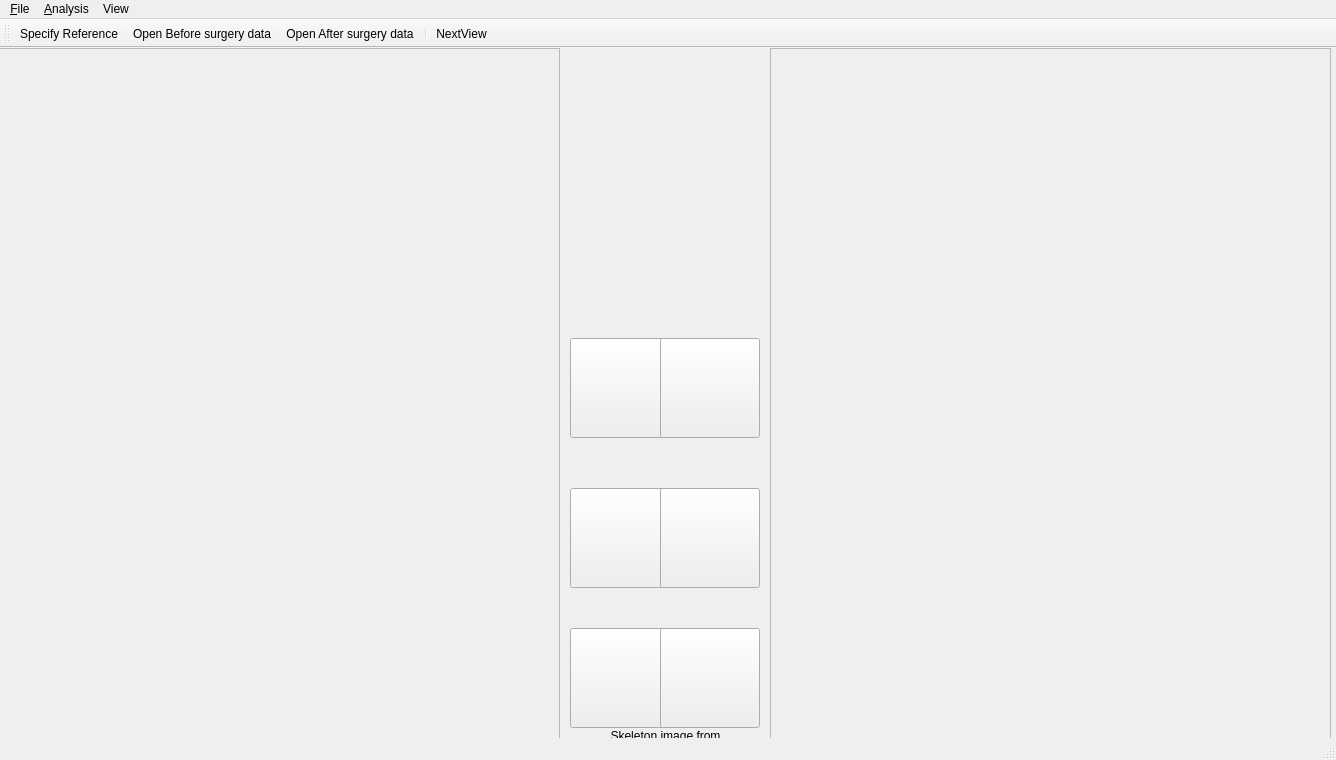
<?xml version="1.0" encoding="UTF-8"?>
<ui version="4.0">
 <class>ui_GaitAnalysisWindow</class>
 <widget class="QMainWindow" name="ui_GaitAnalysisWindow">
  <property name="windowModality">
   <enum>Qt::WindowModal</enum>
  </property>
  <property name="geometry">
   <rect>
    <x>0</x>
    <y>0</y>
    <width>1336</width>
    <height>760</height>
   </rect>
  </property>
  <property name="windowTitle">
   <string>Gait Analysis</string>
  </property>
  <property name="visible_hip" stdset="0">
   <bool>false</bool>
  </property>
  <property name="visible_knee" stdset="0">
   <bool>false</bool>
  </property>
  <property name="visible_ankle" stdset="0">
   <bool>false</bool>
  </property>
  <property name="show_colormap" stdset="0">
   <bool>false</bool>
  </property>
  <widget class="QWidget" name="centralwidget">
   <widget class="QLabel" name="skeletonlabel">
    <property name="geometry">
     <rect>
      <x>570</x>
      <y>0</y>
      <width>191</width>
      <height>681</height>
     </rect>
    </property>
    <property name="text">
     <string/>
    </property>
    <property name="pixmap">
     <pixmap resource="res.qrc">:/images/res/_legSelected.png</pixmap>
    </property>
    <property name="scaledContents">
     <bool>true</bool>
    </property>
   </widget>
   <widget class="RoundCirclePushButton" name="pushButton">
    <property name="geometry">
     <rect>
      <x>570</x>
      <y>290</y>
      <width>100</width>
      <height>100</height>
     </rect>
    </property>
    <property name="sizePolicy">
     <sizepolicy hsizetype="Fixed" vsizetype="Fixed">
      <horstretch>100</horstretch>
      <verstretch>100</verstretch>
     </sizepolicy>
    </property>
    <property name="text">
     <string/>
    </property>
   </widget>
   <widget class="RoundCirclePushButton" name="pushButton_2">
    <property name="geometry">
     <rect>
      <x>570</x>
      <y>440</y>
      <width>100</width>
      <height>100</height>
     </rect>
    </property>
    <property name="sizePolicy">
     <sizepolicy hsizetype="Fixed" vsizetype="Fixed">
      <horstretch>100</horstretch>
      <verstretch>100</verstretch>
     </sizepolicy>
    </property>
    <property name="text">
     <string/>
    </property>
   </widget>
   <widget class="RoundCirclePushButton" name="pushButton_3">
    <property name="geometry">
     <rect>
      <x>570</x>
      <y>580</y>
      <width>100</width>
      <height>100</height>
     </rect>
    </property>
    <property name="sizePolicy">
     <sizepolicy hsizetype="Fixed" vsizetype="Fixed">
      <horstretch>100</horstretch>
      <verstretch>100</verstretch>
     </sizepolicy>
    </property>
    <property name="text">
     <string/>
    </property>
   </widget>
   <widget class="RoundCirclePushButton" name="pushButton_4">
    <property name="geometry">
     <rect>
      <x>660</x>
      <y>290</y>
      <width>100</width>
      <height>100</height>
     </rect>
    </property>
    <property name="sizePolicy">
     <sizepolicy hsizetype="Fixed" vsizetype="Fixed">
      <horstretch>100</horstretch>
      <verstretch>100</verstretch>
     </sizepolicy>
    </property>
    <property name="text">
     <string/>
    </property>
   </widget>
   <widget class="RoundCirclePushButton" name="pushButton_5">
    <property name="geometry">
     <rect>
      <x>660</x>
      <y>580</y>
      <width>100</width>
      <height>100</height>
     </rect>
    </property>
    <property name="sizePolicy">
     <sizepolicy hsizetype="Fixed" vsizetype="Fixed">
      <horstretch>100</horstretch>
      <verstretch>100</verstretch>
     </sizepolicy>
    </property>
    <property name="text">
     <string/>
    </property>
   </widget>
   <widget class="RoundCirclePushButton" name="pushButton_6">
    <property name="geometry">
     <rect>
      <x>660</x>
      <y>440</y>
      <width>100</width>
      <height>100</height>
     </rect>
    </property>
    <property name="sizePolicy">
     <sizepolicy hsizetype="Fixed" vsizetype="Fixed">
      <horstretch>100</horstretch>
      <verstretch>100</verstretch>
     </sizepolicy>
    </property>
    <property name="text">
     <string/>
    </property>
   </widget>
   <widget class="QFrame" name="frameL">
    <property name="geometry">
     <rect>
      <x>770</x>
      <y>0</y>
      <width>561</width>
      <height>711</height>
     </rect>
    </property>
    <property name="frameShape">
     <enum>QFrame::StyledPanel</enum>
    </property>
    <property name="frameShadow">
     <enum>QFrame::Raised</enum>
    </property>
    <widget class="QWidget" name="verticalLayoutWidget_5">
     <property name="geometry">
      <rect>
       <x>10</x>
       <y>0</y>
       <width>544</width>
       <height>688</height>
      </rect>
     </property>
     <layout class="QVBoxLayout" name="verticalLayoutL">
      <property name="spacing">
       <number>2</number>
      </property>
      <item>
       <layout class="QHBoxLayout" name="horizontalLayout0L">
        <item>
         <spacer name="horizontalSpacer_6">
          <property name="orientation">
           <enum>Qt::Horizontal</enum>
          </property>
          <property name="sizeType">
           <enum>QSizePolicy::MinimumExpanding</enum>
          </property>
          <property name="sizeHint" stdset="0">
           <size>
            <width>100</width>
            <height>0</height>
           </size>
          </property>
         </spacer>
        </item>
        <item>
         <layout class="QVBoxLayout" name="verticalLayout00_L">
          <item>
           <widget class="MplCanvas" name="datacanvas00L" native="true">
            <property name="sizePolicy">
             <sizepolicy hsizetype="MinimumExpanding" vsizetype="Minimum">
              <horstretch>0</horstretch>
              <verstretch>0</verstretch>
             </sizepolicy>
            </property>
            <property name="minimumSize">
             <size>
              <width>100</width>
              <height>80</height>
             </size>
            </property>
           </widget>
          </item>
          <item>
           <widget class="QStackedWidget" name="stackedWidget00L">
            <property name="sizePolicy">
             <sizepolicy hsizetype="Preferred" vsizetype="Minimum">
              <horstretch>0</horstretch>
              <verstretch>0</verstretch>
             </sizepolicy>
            </property>
            <property name="minimumSize">
             <size>
              <width>0</width>
              <height>80</height>
             </size>
            </property>
            <property name="currentIndex">
             <number>1</number>
            </property>
            <widget class="MplCanvas" name="mosecanvas00L"/>
            <widget class="MplCanvas" name="spm1dcanvas00L"/>
           </widget>
          </item>
         </layout>
        </item>
        <item>
         <layout class="QVBoxLayout" name="verticalLayout01_2">
          <item>
           <widget class="MplCanvas" name="datacanvas01L" native="true">
            <property name="sizePolicy">
             <sizepolicy hsizetype="MinimumExpanding" vsizetype="Minimum">
              <horstretch>0</horstretch>
              <verstretch>0</verstretch>
             </sizepolicy>
            </property>
            <property name="minimumSize">
             <size>
              <width>100</width>
              <height>80</height>
             </size>
            </property>
           </widget>
          </item>
          <item>
           <widget class="QStackedWidget" name="stackedWidget01L">
            <property name="sizePolicy">
             <sizepolicy hsizetype="Preferred" vsizetype="Minimum">
              <horstretch>0</horstretch>
              <verstretch>0</verstretch>
             </sizepolicy>
            </property>
            <property name="minimumSize">
             <size>
              <width>0</width>
              <height>80</height>
             </size>
            </property>
            <property name="currentIndex">
             <number>1</number>
            </property>
            <widget class="MplCanvas" name="mosecanvas01L"/>
            <widget class="MplCanvas" name="spm1dcanvas01L"/>
           </widget>
          </item>
         </layout>
        </item>
        <item>
         <layout class="QVBoxLayout" name="verticalLayout00_4">
          <item>
           <widget class="MplCanvas" name="datacanvas02L" native="true">
            <property name="sizePolicy">
             <sizepolicy hsizetype="MinimumExpanding" vsizetype="Minimum">
              <horstretch>0</horstretch>
              <verstretch>0</verstretch>
             </sizepolicy>
            </property>
            <property name="minimumSize">
             <size>
              <width>100</width>
              <height>80</height>
             </size>
            </property>
           </widget>
          </item>
          <item>
           <widget class="QStackedWidget" name="stackedWidget02L">
            <property name="sizePolicy">
             <sizepolicy hsizetype="Preferred" vsizetype="Minimum">
              <horstretch>0</horstretch>
              <verstretch>0</verstretch>
             </sizepolicy>
            </property>
            <property name="minimumSize">
             <size>
              <width>0</width>
              <height>80</height>
             </size>
            </property>
            <property name="currentIndex">
             <number>1</number>
            </property>
            <widget class="MplCanvas" name="mosecanvas02L"/>
            <widget class="MplCanvas" name="spm1dcanvas02L"/>
           </widget>
          </item>
         </layout>
        </item>
       </layout>
      </item>
      <item>
       <layout class="QHBoxLayout" name="horizontalLayout_3">
        <item>
         <widget class="MplCanvas" name="joint0L" native="true">
          <property name="sizePolicy">
           <sizepolicy hsizetype="MinimumExpanding" vsizetype="Minimum">
            <horstretch>0</horstretch>
            <verstretch>0</verstretch>
           </sizepolicy>
          </property>
          <property name="minimumSize">
           <size>
            <width>130</width>
            <height>30</height>
           </size>
          </property>
          <property name="autoFillBackground">
           <bool>true</bool>
          </property>
         </widget>
        </item>
        <item>
         <spacer name="horizontalSpacer_8">
          <property name="orientation">
           <enum>Qt::Horizontal</enum>
          </property>
          <property name="sizeType">
           <enum>QSizePolicy::MinimumExpanding</enum>
          </property>
          <property name="sizeHint" stdset="0">
           <size>
            <width>400</width>
            <height>0</height>
           </size>
          </property>
         </spacer>
        </item>
       </layout>
      </item>
      <item>
       <layout class="QHBoxLayout" name="horizontalLayout1_2">
        <item>
         <spacer name="horizontalSpacer_9">
          <property name="orientation">
           <enum>Qt::Horizontal</enum>
          </property>
          <property name="sizeType">
           <enum>QSizePolicy::MinimumExpanding</enum>
          </property>
          <property name="sizeHint" stdset="0">
           <size>
            <width>100</width>
            <height>0</height>
           </size>
          </property>
         </spacer>
        </item>
        <item>
         <layout class="QVBoxLayout" name="verticalLayout10_2">
          <item>
           <widget class="MplCanvas" name="datacanvas10L" native="true">
            <property name="sizePolicy">
             <sizepolicy hsizetype="MinimumExpanding" vsizetype="Minimum">
              <horstretch>0</horstretch>
              <verstretch>0</verstretch>
             </sizepolicy>
            </property>
            <property name="minimumSize">
             <size>
              <width>100</width>
              <height>80</height>
             </size>
            </property>
           </widget>
          </item>
          <item>
           <widget class="QStackedWidget" name="stackedWidget10L">
            <property name="sizePolicy">
             <sizepolicy hsizetype="Preferred" vsizetype="Minimum">
              <horstretch>0</horstretch>
              <verstretch>0</verstretch>
             </sizepolicy>
            </property>
            <property name="minimumSize">
             <size>
              <width>0</width>
              <height>80</height>
             </size>
            </property>
            <property name="currentIndex">
             <number>1</number>
            </property>
            <widget class="MplCanvas" name="mosecanvas10L"/>
            <widget class="MplCanvas" name="spm1dcanvas10L"/>
           </widget>
          </item>
         </layout>
        </item>
        <item>
         <layout class="QVBoxLayout" name="verticalLayout11_2">
          <item>
           <widget class="MplCanvas" name="datacanvas11L" native="true">
            <property name="sizePolicy">
             <sizepolicy hsizetype="MinimumExpanding" vsizetype="Minimum">
              <horstretch>0</horstretch>
              <verstretch>0</verstretch>
             </sizepolicy>
            </property>
            <property name="minimumSize">
             <size>
              <width>100</width>
              <height>80</height>
             </size>
            </property>
           </widget>
          </item>
          <item>
           <widget class="QStackedWidget" name="stackedWidget11L">
            <property name="sizePolicy">
             <sizepolicy hsizetype="Preferred" vsizetype="Minimum">
              <horstretch>0</horstretch>
              <verstretch>0</verstretch>
             </sizepolicy>
            </property>
            <property name="minimumSize">
             <size>
              <width>0</width>
              <height>80</height>
             </size>
            </property>
            <property name="currentIndex">
             <number>1</number>
            </property>
            <widget class="MplCanvas" name="mosecanvas11L"/>
            <widget class="MplCanvas" name="spm1dcanvas11L"/>
           </widget>
          </item>
         </layout>
        </item>
        <item>
         <layout class="QVBoxLayout" name="verticalLayout12_2">
          <item>
           <widget class="MplCanvas" name="datacanvas12L" native="true">
            <property name="sizePolicy">
             <sizepolicy hsizetype="MinimumExpanding" vsizetype="Minimum">
              <horstretch>0</horstretch>
              <verstretch>0</verstretch>
             </sizepolicy>
            </property>
            <property name="minimumSize">
             <size>
              <width>100</width>
              <height>80</height>
             </size>
            </property>
           </widget>
          </item>
          <item>
           <widget class="QStackedWidget" name="stackedWidget12L">
            <property name="sizePolicy">
             <sizepolicy hsizetype="Preferred" vsizetype="Minimum">
              <horstretch>0</horstretch>
              <verstretch>0</verstretch>
             </sizepolicy>
            </property>
            <property name="minimumSize">
             <size>
              <width>0</width>
              <height>80</height>
             </size>
            </property>
            <property name="currentIndex">
             <number>1</number>
            </property>
            <widget class="MplCanvas" name="mosecanvas12L"/>
            <widget class="MplCanvas" name="spm1dcanvas12L"/>
           </widget>
          </item>
         </layout>
        </item>
       </layout>
      </item>
      <item>
       <layout class="QHBoxLayout" name="horizontalLayout_5">
        <item>
         <widget class="MplCanvas" name="joint1L" native="true">
          <property name="sizePolicy">
           <sizepolicy hsizetype="Minimum" vsizetype="Minimum">
            <horstretch>0</horstretch>
            <verstretch>0</verstretch>
           </sizepolicy>
          </property>
          <property name="minimumSize">
           <size>
            <width>130</width>
            <height>30</height>
           </size>
          </property>
         </widget>
        </item>
        <item>
         <spacer name="horizontalSpacer_10">
          <property name="orientation">
           <enum>Qt::Horizontal</enum>
          </property>
          <property name="sizeType">
           <enum>QSizePolicy::MinimumExpanding</enum>
          </property>
          <property name="sizeHint" stdset="0">
           <size>
            <width>400</width>
            <height>0</height>
           </size>
          </property>
         </spacer>
        </item>
       </layout>
      </item>
      <item>
       <layout class="QHBoxLayout" name="horizontalLayout2_2">
        <item>
         <spacer name="horizontalSpacer_11">
          <property name="orientation">
           <enum>Qt::Horizontal</enum>
          </property>
          <property name="sizeType">
           <enum>QSizePolicy::MinimumExpanding</enum>
          </property>
          <property name="sizeHint" stdset="0">
           <size>
            <width>100</width>
            <height>0</height>
           </size>
          </property>
         </spacer>
        </item>
        <item>
         <layout class="QVBoxLayout" name="verticalLayout20_2">
          <item>
           <widget class="MplCanvas" name="datacanvas20L" native="true">
            <property name="sizePolicy">
             <sizepolicy hsizetype="MinimumExpanding" vsizetype="Minimum">
              <horstretch>0</horstretch>
              <verstretch>0</verstretch>
             </sizepolicy>
            </property>
            <property name="minimumSize">
             <size>
              <width>100</width>
              <height>80</height>
             </size>
            </property>
           </widget>
          </item>
          <item>
           <widget class="QStackedWidget" name="stackedWidget20L">
            <property name="sizePolicy">
             <sizepolicy hsizetype="Preferred" vsizetype="Minimum">
              <horstretch>0</horstretch>
              <verstretch>0</verstretch>
             </sizepolicy>
            </property>
            <property name="minimumSize">
             <size>
              <width>0</width>
              <height>80</height>
             </size>
            </property>
            <property name="currentIndex">
             <number>1</number>
            </property>
            <widget class="MplCanvas" name="mosecanvas20L"/>
            <widget class="MplCanvas" name="spm1dcanvas20L"/>
           </widget>
          </item>
         </layout>
        </item>
        <item>
         <layout class="QVBoxLayout" name="verticalLayout21_2">
          <item>
           <widget class="MplCanvas" name="datacanvas21L" native="true">
            <property name="sizePolicy">
             <sizepolicy hsizetype="MinimumExpanding" vsizetype="Minimum">
              <horstretch>0</horstretch>
              <verstretch>0</verstretch>
             </sizepolicy>
            </property>
            <property name="minimumSize">
             <size>
              <width>100</width>
              <height>80</height>
             </size>
            </property>
           </widget>
          </item>
          <item>
           <widget class="QStackedWidget" name="stackedWidget21L">
            <property name="sizePolicy">
             <sizepolicy hsizetype="Preferred" vsizetype="Minimum">
              <horstretch>0</horstretch>
              <verstretch>0</verstretch>
             </sizepolicy>
            </property>
            <property name="minimumSize">
             <size>
              <width>0</width>
              <height>80</height>
             </size>
            </property>
            <property name="currentIndex">
             <number>1</number>
            </property>
            <widget class="MplCanvas" name="mosecanvas21L"/>
            <widget class="MplCanvas" name="spm1dcanvas21L"/>
           </widget>
          </item>
         </layout>
        </item>
        <item>
         <layout class="QVBoxLayout" name="verticalLayout22_2">
          <item>
           <widget class="MplCanvas" name="datacanvas22L" native="true">
            <property name="sizePolicy">
             <sizepolicy hsizetype="MinimumExpanding" vsizetype="Minimum">
              <horstretch>0</horstretch>
              <verstretch>0</verstretch>
             </sizepolicy>
            </property>
            <property name="minimumSize">
             <size>
              <width>100</width>
              <height>80</height>
             </size>
            </property>
           </widget>
          </item>
          <item>
           <widget class="QStackedWidget" name="stackedWidget22L">
            <property name="sizePolicy">
             <sizepolicy hsizetype="Preferred" vsizetype="Minimum">
              <horstretch>0</horstretch>
              <verstretch>0</verstretch>
             </sizepolicy>
            </property>
            <property name="minimumSize">
             <size>
              <width>0</width>
              <height>80</height>
             </size>
            </property>
            <property name="currentIndex">
             <number>1</number>
            </property>
            <widget class="MplCanvas" name="mosecanvas22L"/>
            <widget class="MplCanvas" name="spm1dcanvas22L"/>
           </widget>
          </item>
         </layout>
        </item>
       </layout>
      </item>
      <item>
       <layout class="QHBoxLayout" name="horizontalLayout_6">
        <item>
         <widget class="MplCanvas" name="joint2L" native="true">
          <property name="sizePolicy">
           <sizepolicy hsizetype="Minimum" vsizetype="Minimum">
            <horstretch>0</horstretch>
            <verstretch>0</verstretch>
           </sizepolicy>
          </property>
          <property name="minimumSize">
           <size>
            <width>130</width>
            <height>30</height>
           </size>
          </property>
         </widget>
        </item>
        <item>
         <spacer name="horizontalSpacer_12">
          <property name="orientation">
           <enum>Qt::Horizontal</enum>
          </property>
          <property name="sizeType">
           <enum>QSizePolicy::MinimumExpanding</enum>
          </property>
          <property name="sizeHint" stdset="0">
           <size>
            <width>400</width>
            <height>0</height>
           </size>
          </property>
         </spacer>
        </item>
       </layout>
      </item>
     </layout>
    </widget>
   </widget>
   <widget class="QLabel" name="label">
    <property name="geometry">
     <rect>
      <x>570</x>
      <y>680</y>
      <width>191</width>
      <height>31</height>
     </rect>
    </property>
    <property name="text">
     <string>Skeleton image from&lt;br&gt;&lt;a href=&quot;https://ieeexplore.ieee.org/abstract/document/4352056&quot;&gt;(S. L. Delp et al. 2007)&lt;/a&gt;</string>
    </property>
    <property name="alignment">
     <set>Qt::AlignCenter</set>
    </property>
    <property name="openExternalLinks">
     <bool>true</bool>
    </property>
    <property name="textInteractionFlags">
     <set>Qt::TextBrowserInteraction</set>
    </property>
   </widget>
   <widget class="QFrame" name="frameR">
    <property name="geometry">
     <rect>
      <x>-1</x>
      <y>0</y>
      <width>561</width>
      <height>711</height>
     </rect>
    </property>
    <property name="frameShape">
     <enum>QFrame::StyledPanel</enum>
    </property>
    <property name="frameShadow">
     <enum>QFrame::Raised</enum>
    </property>
    <widget class="QWidget" name="verticalLayoutWidget_4">
     <property name="geometry">
      <rect>
       <x>10</x>
       <y>0</y>
       <width>544</width>
       <height>688</height>
      </rect>
     </property>
     <layout class="QVBoxLayout" name="verticalLayout">
      <property name="spacing">
       <number>2</number>
      </property>
      <item>
       <layout class="QHBoxLayout" name="horizontalLayout0">
        <item>
         <layout class="QVBoxLayout" name="verticalLayout00">
          <item>
           <widget class="MplCanvas" name="datacanvas00R" native="true">
            <property name="sizePolicy">
             <sizepolicy hsizetype="MinimumExpanding" vsizetype="Minimum">
              <horstretch>0</horstretch>
              <verstretch>0</verstretch>
             </sizepolicy>
            </property>
            <property name="minimumSize">
             <size>
              <width>100</width>
              <height>80</height>
             </size>
            </property>
           </widget>
          </item>
          <item>
           <widget class="QStackedWidget" name="stackedWidget00R">
            <property name="sizePolicy">
             <sizepolicy hsizetype="Preferred" vsizetype="Minimum">
              <horstretch>0</horstretch>
              <verstretch>0</verstretch>
             </sizepolicy>
            </property>
            <property name="minimumSize">
             <size>
              <width>0</width>
              <height>80</height>
             </size>
            </property>
            <property name="currentIndex">
             <number>1</number>
            </property>
            <widget class="MplCanvas" name="mosecanvas00R"/>
            <widget class="MplCanvas" name="spm1dcanvas00R"/>
           </widget>
          </item>
         </layout>
        </item>
        <item>
         <layout class="QVBoxLayout" name="verticalLayout01">
          <item>
           <widget class="MplCanvas" name="datacanvas01R" native="true">
            <property name="sizePolicy">
             <sizepolicy hsizetype="MinimumExpanding" vsizetype="Minimum">
              <horstretch>0</horstretch>
              <verstretch>0</verstretch>
             </sizepolicy>
            </property>
            <property name="minimumSize">
             <size>
              <width>100</width>
              <height>80</height>
             </size>
            </property>
           </widget>
          </item>
          <item>
           <widget class="QStackedWidget" name="stackedWidget01R">
            <property name="sizePolicy">
             <sizepolicy hsizetype="Preferred" vsizetype="Minimum">
              <horstretch>0</horstretch>
              <verstretch>0</verstretch>
             </sizepolicy>
            </property>
            <property name="minimumSize">
             <size>
              <width>0</width>
              <height>80</height>
             </size>
            </property>
            <property name="currentIndex">
             <number>1</number>
            </property>
            <widget class="MplCanvas" name="mosecanvas01R"/>
            <widget class="MplCanvas" name="spm1dcanvas01R"/>
           </widget>
          </item>
         </layout>
        </item>
        <item>
         <layout class="QVBoxLayout" name="verticalLayout00_2">
          <item>
           <widget class="MplCanvas" name="datacanvas02R" native="true">
            <property name="sizePolicy">
             <sizepolicy hsizetype="MinimumExpanding" vsizetype="Minimum">
              <horstretch>0</horstretch>
              <verstretch>0</verstretch>
             </sizepolicy>
            </property>
            <property name="minimumSize">
             <size>
              <width>100</width>
              <height>80</height>
             </size>
            </property>
           </widget>
          </item>
          <item>
           <widget class="QStackedWidget" name="stackedWidget02R">
            <property name="sizePolicy">
             <sizepolicy hsizetype="Preferred" vsizetype="Minimum">
              <horstretch>0</horstretch>
              <verstretch>0</verstretch>
             </sizepolicy>
            </property>
            <property name="minimumSize">
             <size>
              <width>0</width>
              <height>80</height>
             </size>
            </property>
            <property name="currentIndex">
             <number>1</number>
            </property>
            <widget class="MplCanvas" name="mosecanvas02R"/>
            <widget class="MplCanvas" name="spm1dcanvas02R"/>
           </widget>
          </item>
         </layout>
        </item>
        <item>
         <spacer name="horizontalSpacer_2">
          <property name="orientation">
           <enum>Qt::Horizontal</enum>
          </property>
          <property name="sizeType">
           <enum>QSizePolicy::MinimumExpanding</enum>
          </property>
          <property name="sizeHint" stdset="0">
           <size>
            <width>100</width>
            <height>0</height>
           </size>
          </property>
         </spacer>
        </item>
       </layout>
      </item>
      <item>
       <layout class="QHBoxLayout" name="horizontalLayout">
        <item>
         <spacer name="horizontalSpacer">
          <property name="orientation">
           <enum>Qt::Horizontal</enum>
          </property>
          <property name="sizeType">
           <enum>QSizePolicy::MinimumExpanding</enum>
          </property>
          <property name="sizeHint" stdset="0">
           <size>
            <width>400</width>
            <height>0</height>
           </size>
          </property>
         </spacer>
        </item>
        <item>
         <widget class="MplCanvas" name="joint0R" native="true">
          <property name="sizePolicy">
           <sizepolicy hsizetype="MinimumExpanding" vsizetype="Minimum">
            <horstretch>0</horstretch>
            <verstretch>0</verstretch>
           </sizepolicy>
          </property>
          <property name="minimumSize">
           <size>
            <width>130</width>
            <height>30</height>
           </size>
          </property>
          <property name="autoFillBackground">
           <bool>true</bool>
          </property>
         </widget>
        </item>
       </layout>
      </item>
      <item>
       <layout class="QHBoxLayout" name="horizontalLayout1">
        <item>
         <layout class="QVBoxLayout" name="verticalLayout10">
          <item>
           <widget class="MplCanvas" name="datacanvas10R" native="true">
            <property name="sizePolicy">
             <sizepolicy hsizetype="MinimumExpanding" vsizetype="Minimum">
              <horstretch>0</horstretch>
              <verstretch>0</verstretch>
             </sizepolicy>
            </property>
            <property name="minimumSize">
             <size>
              <width>100</width>
              <height>80</height>
             </size>
            </property>
           </widget>
          </item>
          <item>
           <widget class="QStackedWidget" name="stackedWidget10R">
            <property name="sizePolicy">
             <sizepolicy hsizetype="Preferred" vsizetype="Minimum">
              <horstretch>0</horstretch>
              <verstretch>0</verstretch>
             </sizepolicy>
            </property>
            <property name="minimumSize">
             <size>
              <width>0</width>
              <height>80</height>
             </size>
            </property>
            <property name="currentIndex">
             <number>1</number>
            </property>
            <widget class="MplCanvas" name="mosecanvas10R"/>
            <widget class="MplCanvas" name="spm1dcanvas10R"/>
           </widget>
          </item>
         </layout>
        </item>
        <item>
         <layout class="QVBoxLayout" name="verticalLayout11">
          <item>
           <widget class="MplCanvas" name="datacanvas11R" native="true">
            <property name="sizePolicy">
             <sizepolicy hsizetype="MinimumExpanding" vsizetype="Minimum">
              <horstretch>0</horstretch>
              <verstretch>0</verstretch>
             </sizepolicy>
            </property>
            <property name="minimumSize">
             <size>
              <width>100</width>
              <height>80</height>
             </size>
            </property>
           </widget>
          </item>
          <item>
           <widget class="QStackedWidget" name="stackedWidget11R">
            <property name="sizePolicy">
             <sizepolicy hsizetype="Preferred" vsizetype="Minimum">
              <horstretch>0</horstretch>
              <verstretch>0</verstretch>
             </sizepolicy>
            </property>
            <property name="minimumSize">
             <size>
              <width>0</width>
              <height>80</height>
             </size>
            </property>
            <property name="currentIndex">
             <number>1</number>
            </property>
            <widget class="MplCanvas" name="mosecanvas11R"/>
            <widget class="MplCanvas" name="spm1dcanvas11R"/>
           </widget>
          </item>
         </layout>
        </item>
        <item>
         <layout class="QVBoxLayout" name="verticalLayout12">
          <item>
           <widget class="MplCanvas" name="datacanvas12R" native="true">
            <property name="sizePolicy">
             <sizepolicy hsizetype="MinimumExpanding" vsizetype="Minimum">
              <horstretch>0</horstretch>
              <verstretch>0</verstretch>
             </sizepolicy>
            </property>
            <property name="minimumSize">
             <size>
              <width>100</width>
              <height>80</height>
             </size>
            </property>
           </widget>
          </item>
          <item>
           <widget class="QStackedWidget" name="stackedWidget12R">
            <property name="sizePolicy">
             <sizepolicy hsizetype="Preferred" vsizetype="Minimum">
              <horstretch>0</horstretch>
              <verstretch>0</verstretch>
             </sizepolicy>
            </property>
            <property name="minimumSize">
             <size>
              <width>0</width>
              <height>80</height>
             </size>
            </property>
            <property name="currentIndex">
             <number>1</number>
            </property>
            <widget class="MplCanvas" name="mosecanvas12R"/>
            <widget class="MplCanvas" name="spm1dcanvas12R"/>
           </widget>
          </item>
         </layout>
        </item>
        <item>
         <spacer name="horizontalSpacer_3">
          <property name="orientation">
           <enum>Qt::Horizontal</enum>
          </property>
          <property name="sizeType">
           <enum>QSizePolicy::MinimumExpanding</enum>
          </property>
          <property name="sizeHint" stdset="0">
           <size>
            <width>100</width>
            <height>0</height>
           </size>
          </property>
         </spacer>
        </item>
       </layout>
      </item>
      <item>
       <layout class="QHBoxLayout" name="horizontalLayout_2">
        <item>
         <spacer name="horizontalSpacer_5">
          <property name="orientation">
           <enum>Qt::Horizontal</enum>
          </property>
          <property name="sizeType">
           <enum>QSizePolicy::MinimumExpanding</enum>
          </property>
          <property name="sizeHint" stdset="0">
           <size>
            <width>400</width>
            <height>0</height>
           </size>
          </property>
         </spacer>
        </item>
        <item>
         <widget class="MplCanvas" name="joint1R" native="true">
          <property name="sizePolicy">
           <sizepolicy hsizetype="Minimum" vsizetype="Minimum">
            <horstretch>0</horstretch>
            <verstretch>0</verstretch>
           </sizepolicy>
          </property>
          <property name="minimumSize">
           <size>
            <width>130</width>
            <height>30</height>
           </size>
          </property>
         </widget>
        </item>
       </layout>
      </item>
      <item>
       <layout class="QHBoxLayout" name="horizontalLayout2">
        <item>
         <layout class="QVBoxLayout" name="verticalLayout20">
          <item>
           <widget class="MplCanvas" name="datacanvas20R" native="true">
            <property name="sizePolicy">
             <sizepolicy hsizetype="MinimumExpanding" vsizetype="Minimum">
              <horstretch>0</horstretch>
              <verstretch>0</verstretch>
             </sizepolicy>
            </property>
            <property name="minimumSize">
             <size>
              <width>100</width>
              <height>80</height>
             </size>
            </property>
           </widget>
          </item>
          <item>
           <widget class="QStackedWidget" name="stackedWidget20R">
            <property name="sizePolicy">
             <sizepolicy hsizetype="Preferred" vsizetype="Minimum">
              <horstretch>0</horstretch>
              <verstretch>0</verstretch>
             </sizepolicy>
            </property>
            <property name="minimumSize">
             <size>
              <width>0</width>
              <height>80</height>
             </size>
            </property>
            <property name="currentIndex">
             <number>1</number>
            </property>
            <widget class="MplCanvas" name="mosecanvas20R"/>
            <widget class="MplCanvas" name="spm1dcanvas20R"/>
           </widget>
          </item>
         </layout>
        </item>
        <item>
         <layout class="QVBoxLayout" name="verticalLayout21">
          <item>
           <widget class="MplCanvas" name="datacanvas21R" native="true">
            <property name="sizePolicy">
             <sizepolicy hsizetype="MinimumExpanding" vsizetype="Minimum">
              <horstretch>0</horstretch>
              <verstretch>0</verstretch>
             </sizepolicy>
            </property>
            <property name="minimumSize">
             <size>
              <width>100</width>
              <height>80</height>
             </size>
            </property>
           </widget>
          </item>
          <item>
           <widget class="QStackedWidget" name="stackedWidget21R">
            <property name="sizePolicy">
             <sizepolicy hsizetype="Preferred" vsizetype="Minimum">
              <horstretch>0</horstretch>
              <verstretch>0</verstretch>
             </sizepolicy>
            </property>
            <property name="minimumSize">
             <size>
              <width>0</width>
              <height>80</height>
             </size>
            </property>
            <property name="currentIndex">
             <number>1</number>
            </property>
            <widget class="MplCanvas" name="mosecanvas21R"/>
            <widget class="MplCanvas" name="spm1dcanvas21R"/>
           </widget>
          </item>
         </layout>
        </item>
        <item>
         <layout class="QVBoxLayout" name="verticalLayout22">
          <item>
           <widget class="MplCanvas" name="datacanvas22R" native="true">
            <property name="sizePolicy">
             <sizepolicy hsizetype="MinimumExpanding" vsizetype="Minimum">
              <horstretch>0</horstretch>
              <verstretch>0</verstretch>
             </sizepolicy>
            </property>
            <property name="minimumSize">
             <size>
              <width>100</width>
              <height>80</height>
             </size>
            </property>
           </widget>
          </item>
          <item>
           <widget class="QStackedWidget" name="stackedWidget22R">
            <property name="sizePolicy">
             <sizepolicy hsizetype="Preferred" vsizetype="Minimum">
              <horstretch>0</horstretch>
              <verstretch>0</verstretch>
             </sizepolicy>
            </property>
            <property name="minimumSize">
             <size>
              <width>0</width>
              <height>80</height>
             </size>
            </property>
            <property name="currentIndex">
             <number>1</number>
            </property>
            <widget class="MplCanvas" name="mosecanvas22R"/>
            <widget class="MplCanvas" name="spm1dcanvas22R"/>
           </widget>
          </item>
         </layout>
        </item>
        <item>
         <spacer name="horizontalSpacer_4">
          <property name="orientation">
           <enum>Qt::Horizontal</enum>
          </property>
          <property name="sizeType">
           <enum>QSizePolicy::MinimumExpanding</enum>
          </property>
          <property name="sizeHint" stdset="0">
           <size>
            <width>100</width>
            <height>0</height>
           </size>
          </property>
         </spacer>
        </item>
       </layout>
      </item>
      <item>
       <layout class="QHBoxLayout" name="horizontalLayout_4">
        <item>
         <spacer name="horizontalSpacer_7">
          <property name="orientation">
           <enum>Qt::Horizontal</enum>
          </property>
          <property name="sizeType">
           <enum>QSizePolicy::MinimumExpanding</enum>
          </property>
          <property name="sizeHint" stdset="0">
           <size>
            <width>400</width>
            <height>0</height>
           </size>
          </property>
         </spacer>
        </item>
        <item>
         <widget class="MplCanvas" name="joint2R" native="true">
          <property name="sizePolicy">
           <sizepolicy hsizetype="Minimum" vsizetype="Minimum">
            <horstretch>0</horstretch>
            <verstretch>0</verstretch>
           </sizepolicy>
          </property>
          <property name="minimumSize">
           <size>
            <width>130</width>
            <height>30</height>
           </size>
          </property>
         </widget>
        </item>
       </layout>
      </item>
     </layout>
    </widget>
   </widget>
   <zorder>frameR</zorder>
   <zorder>frameL</zorder>
   <zorder>skeletonlabel</zorder>
   <zorder>pushButton</zorder>
   <zorder>pushButton_2</zorder>
   <zorder>pushButton_3</zorder>
   <zorder>pushButton_4</zorder>
   <zorder>pushButton_5</zorder>
   <zorder>pushButton_6</zorder>
   <zorder>label</zorder>
  </widget>
  <widget class="QMenuBar" name="menubar">
   <property name="geometry">
    <rect>
     <x>0</x>
     <y>0</y>
     <width>1336</width>
     <height>22</height>
    </rect>
   </property>
   <widget class="QMenu" name="menu_File">
    <property name="title">
     <string>&amp;File</string>
    </property>
    <addaction name="action_specify_normal_standard"/>
    <addaction name="separator"/>
    <addaction name="action_open_before_intervension"/>
    <addaction name="action_open_after_surgery_data"/>
    <addaction name="separator"/>
    <addaction name="action_Exit"/>
   </widget>
   <widget class="QMenu" name="menuAnalysis">
    <property name="title">
     <string>&amp;Analysis</string>
    </property>
    <widget class="QMenu" name="menuPre_vs_post">
     <property name="title">
      <string>Pre vs. post</string>
     </property>
     <addaction name="actionPaired"/>
     <addaction name="actionTwo_Sample"/>
    </widget>
    <addaction name="menuPre_vs_post"/>
    <addaction name="actionPre_vs_Reference"/>
    <addaction name="actionPost_vs_Ref"/>
    <addaction name="actionPre_and_Post_Vs_Ref"/>
    <addaction name="separator"/>
    <addaction name="actionclear"/>
   </widget>
   <widget class="QMenu" name="menuView">
    <property name="title">
     <string>View</string>
    </property>
    <addaction name="actionKinematics"/>
    <addaction name="actionMoments"/>
    <addaction name="separator"/>
    <addaction name="actionRight_Side"/>
    <addaction name="actionLeft_Side"/>
    <addaction name="separator"/>
    <addaction name="actionNextView"/>
   </widget>
   <addaction name="menu_File"/>
   <addaction name="menuAnalysis"/>
   <addaction name="menuView"/>
  </widget>
  <widget class="QStatusBar" name="statusbar"/>
  <widget class="QToolBar" name="toolBar">
   <property name="windowTitle">
    <string>toolBar</string>
   </property>
   <attribute name="toolBarArea">
    <enum>TopToolBarArea</enum>
   </attribute>
   <attribute name="toolBarBreak">
    <bool>false</bool>
   </attribute>
   <addaction name="action_specify_normal_standard"/>
   <addaction name="action_open_before_intervension"/>
   <addaction name="action_open_after_surgery_data"/>
   <addaction name="separator"/>
   <addaction name="actionNextView"/>
  </widget>
  <action name="action_open_before_intervension">
   <property name="text">
    <string>&amp;Open Before surgery data...</string>
   </property>
  </action>
  <action name="action_open_after_surgery_data">
   <property name="text">
    <string>Open &amp;After surgery data...</string>
   </property>
  </action>
  <action name="action_specify_normal_standard">
   <property name="text">
    <string>Specify &amp;Reference</string>
   </property>
  </action>
  <action name="action_Exit">
   <property name="text">
    <string>&amp;Exit</string>
   </property>
  </action>
  <action name="actionKinematics">
   <property name="checkable">
    <bool>true</bool>
   </property>
   <property name="text">
    <string>Kinematics</string>
   </property>
  </action>
  <action name="actionMoments">
   <property name="checkable">
    <bool>true</bool>
   </property>
   <property name="text">
    <string>Moments</string>
   </property>
  </action>
  <action name="actionRight_Side">
   <property name="checkable">
    <bool>true</bool>
   </property>
   <property name="text">
    <string>Right Side</string>
   </property>
  </action>
  <action name="actionLeft_Side">
   <property name="checkable">
    <bool>true</bool>
   </property>
   <property name="text">
    <string>Left Side</string>
   </property>
  </action>
  <action name="actionPaired">
   <property name="text">
    <string>Paired</string>
   </property>
  </action>
  <action name="actionTwo_Sample">
   <property name="text">
    <string>Two Sample</string>
   </property>
  </action>
  <action name="actionPre_vs_Reference">
   <property name="text">
    <string>Pre vs. Ref...</string>
   </property>
  </action>
  <action name="actionPost_vs_Ref">
   <property name="text">
    <string>Post vs. Ref...</string>
   </property>
  </action>
  <action name="actionNextView">
   <property name="text">
    <string>NextView</string>
   </property>
   <property name="toolTip">
    <string>NextView (SPM1d, MoSE)</string>
   </property>
  </action>
  <action name="actionclear">
   <property name="text">
    <string>Clear</string>
   </property>
  </action>
  <action name="actionPre_and_Post_Vs_Ref">
   <property name="text">
    <string>Pre and Post Vs. Ref</string>
   </property>
  </action>
 </widget>
 <customwidgets>
  <customwidget>
   <class>MplCanvas</class>
   <extends>QWidget</extends>
   <header location="global">src.ui.gui.xml.mplcanvas.h</header>
   <container>1</container>
  </customwidget>
  <customwidget>
   <class>RoundCirclePushButton</class>
   <extends>QPushButton</extends>
   <header location="global">src.ui.gui.xml.roundcirclepushbutton.h</header>
  </customwidget>
 </customwidgets>
 <resources>
  <include location="res.qrc"/>
 </resources>
 <connections>
  <connection>
   <sender>actionRight_Side</sender>
   <signal>triggered(bool)</signal>
   <receiver>frameR</receiver>
   <slot>setVisible(bool)</slot>
   <hints>
    <hint type="sourcelabel">
     <x>-1</x>
     <y>-1</y>
    </hint>
    <hint type="destinationlabel">
     <x>279</x>
     <y>399</y>
    </hint>
   </hints>
  </connection>
  <connection>
   <sender>actionLeft_Side</sender>
   <signal>triggered(bool)</signal>
   <receiver>frameL</receiver>
   <slot>setVisible(bool)</slot>
   <hints>
    <hint type="sourcelabel">
     <x>-1</x>
     <y>-1</y>
    </hint>
    <hint type="destinationlabel">
     <x>1050</x>
     <y>399</y>
    </hint>
   </hints>
  </connection>
 </connections>
</ui>
